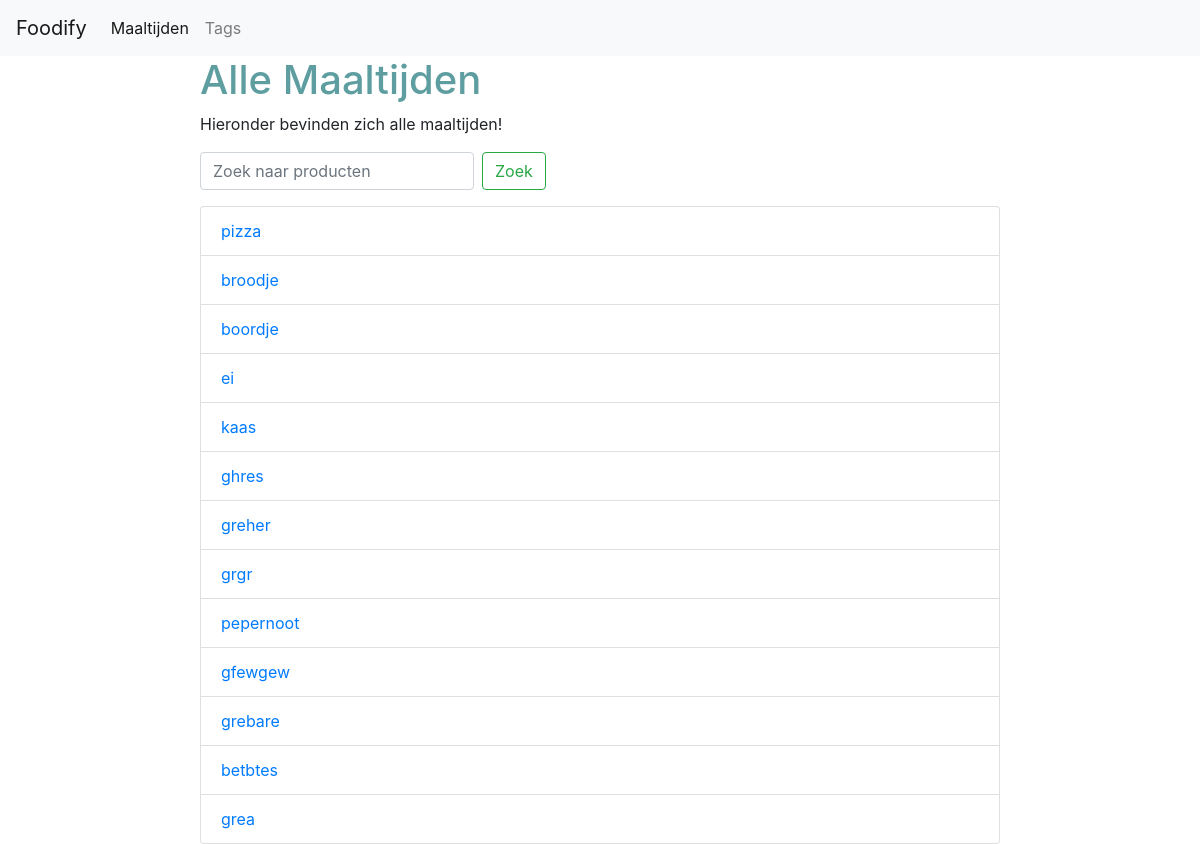
The app's page /foods/, older data.
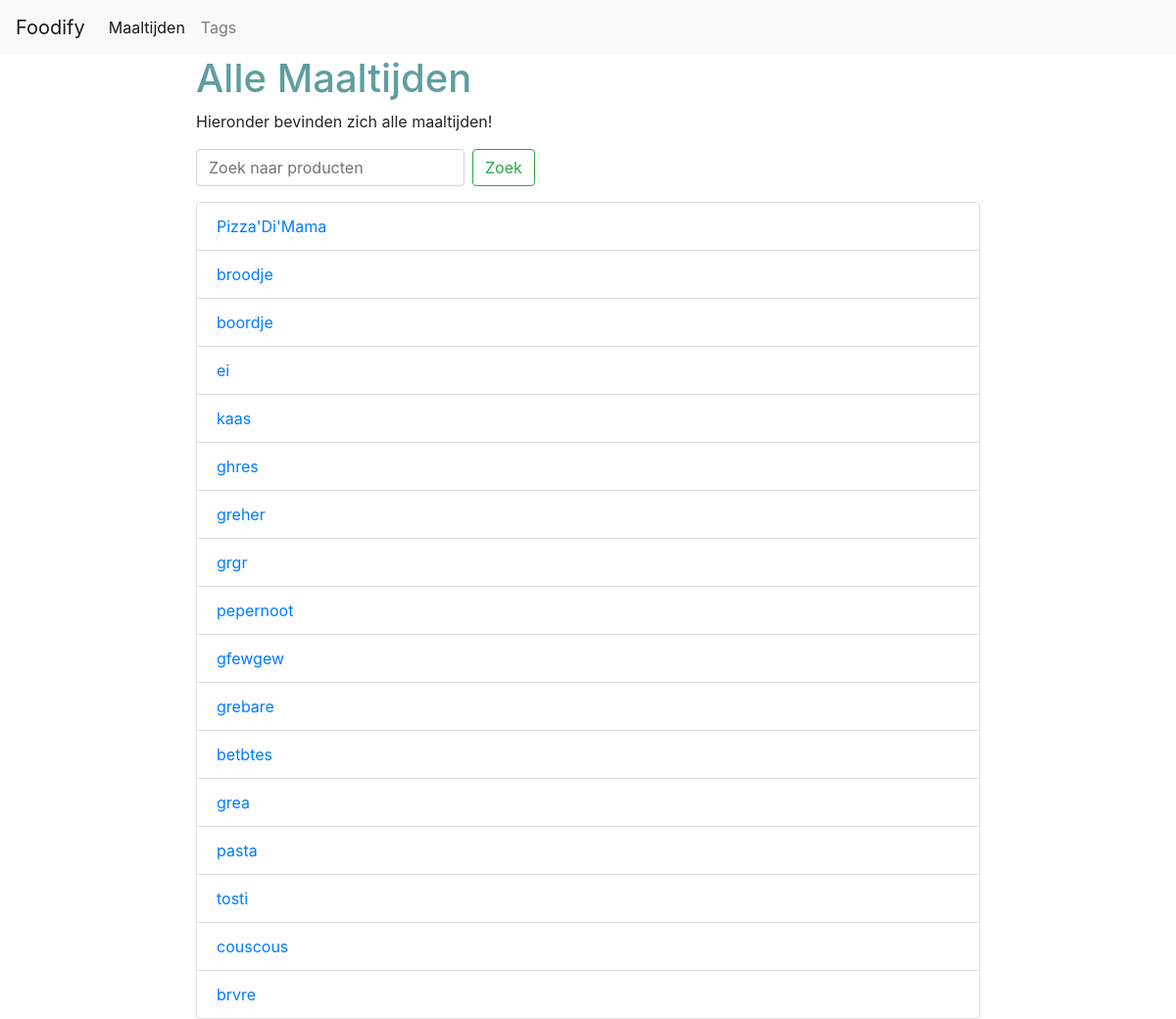
The same page, newer data.
### foods/models.py (models this page shows, shortened)
class Food(models.Model):
    user = models.ForeignKey(settings.AUTH_USER_MODEL)
    media = models.FileField(blank=True, null=True, upload_to="download_media_location")
    title = models.CharField(max_length=20)
    slug = models.SlugField(blank=True, unique=True)
    description = models.TextField(null=True, default="")
    price = models.DecimalField(max_digits=100, decimal_places=2, default=0.00)
    def get_absolute_url(self):
        view_name = "food_detail_slug_view"
        return reverse(view_name, kwargs={"slug": self.slug})

### foods/views.py (the view)
# urls.py: url(r'^foods/$', FoodListView.as_view(), name='foods_list_view'),
class FoodListView(ListView):
    model = Food
    def get_queryset(self, *args, **kwargs):
        qs = super(FoodListView, self).get_queryset(**kwargs)
        query = self.request.GET.get("q")
        if query:
            qs = qs.filter(Q(title__icontains=query) | Q(description__icontains=query)).order_by("title")
        return qs

### templates/foods/food_list.html
{% extends "base.html" %}
{% block content %}
<h1>Alle Maaltijden</h1>
<p>
Hieronder bevinden zich alle maaltijden!
    <form class="form-inline my-2 my-lg-0" method="GET" action="">
      <input class="form-control mr-sm-2" type="search" name="q" value="{{ request.GET.q }}" placeholder="Zoek naar producten" aria-label="Search">
      <button class="btn btn-outline-success my-2 my-sm-0" type="submit">Zoek</button>
    </form>
</p>
<ul class="list-group">
{% for instance in object_list %}
    <li class="list-group-item"><a href='{{ instance.get_absolute_url }}'>{{ instance.title }}</a>
{% empty %}
    <li>Geen foodproducten gevonden.</li>
{% endfor %}
</ul>
{% endblock content %}

Row changes from the older to the newer data that the page shows:
changed Food: title "pizza" → "Pizza'Di'Mama"
added Food: title "pasta"
added Food: title "tosti"
added Food: title "couscous"
added Food: title "brvre"
